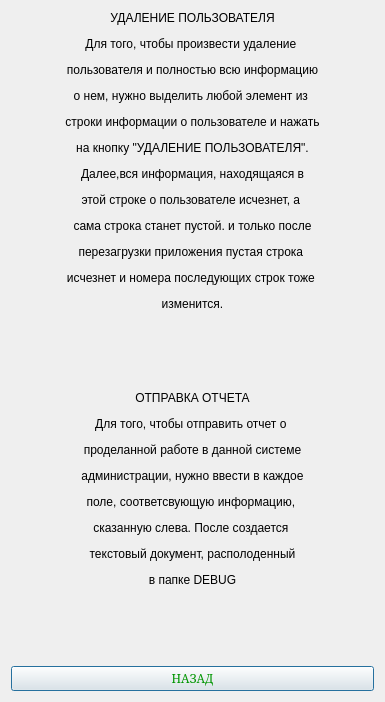
<?xml version="1.0" encoding="UTF-8"?>
<ui version="4.0">
 <class>sspravkapol</class>
 <widget class="QDialog" name="sspravkapol">
  <property name="geometry">
   <rect>
    <x>0</x>
    <y>0</y>
    <width>385</width>
    <height>702</height>
   </rect>
  </property>
  <property name="windowTitle">
   <string>продолжение пользовательской информации</string>
  </property>
  <layout class="QVBoxLayout" name="verticalLayout">
   <item>
    <widget class="QLabel" name="label">
     <property name="sizePolicy">
      <sizepolicy hsizetype="Minimum" vsizetype="Maximum">
       <horstretch>0</horstretch>
       <verstretch>0</verstretch>
      </sizepolicy>
     </property>
     <property name="styleSheet">
      <string notr="true">font: 75 10pt &quot;MS Sans Serif&quot;;</string>
     </property>
     <property name="text">
      <string>&lt;html&gt;&lt;head/&gt;&lt;body&gt;&lt;p align=&quot;center&quot;&gt;УДАЛЕНИЕ ПОЛЬЗОВАТЕЛЯ&lt;/p&gt;&lt;p align=&quot;center&quot;&gt;Для того, чтобы произвести удаление &lt;/p&gt;&lt;p align=&quot;center&quot;&gt;пользователя и полностью всю информацию&lt;/p&gt;&lt;p align=&quot;center&quot;&gt;о нем, нужно выделить любой элемент из &lt;/p&gt;&lt;p align=&quot;center&quot;&gt;строки информации о пользователе и нажать&lt;/p&gt;&lt;p align=&quot;center&quot;&gt;на кнопку &amp;quot;УДАЛЕНИЕ ПОЛЬЗОВАТЕЛЯ&amp;quot;.&lt;/p&gt;&lt;p align=&quot;center&quot;&gt;Далее,вся информация, находящаяся в&lt;/p&gt;&lt;p align=&quot;center&quot;&gt;этой строке о пользователе исчезнет, а &lt;/p&gt;&lt;p align=&quot;center&quot;&gt;сама строка станет пустой. и только после&lt;/p&gt;&lt;p align=&quot;center&quot;&gt;перезагрузки приложения пустая строка &lt;/p&gt;&lt;p align=&quot;center&quot;&gt;исчезнет и номера последующих строк тоже &lt;/p&gt;&lt;p align=&quot;center&quot;&gt;изменится.&lt;/p&gt;&lt;/body&gt;&lt;/html&gt;</string>
     </property>
    </widget>
   </item>
   <item>
    <spacer name="verticalSpacer">
     <property name="orientation">
      <enum>Qt::Vertical</enum>
     </property>
     <property name="sizeHint" stdset="0">
      <size>
       <width>20</width>
       <height>40</height>
      </size>
     </property>
    </spacer>
   </item>
   <item>
    <widget class="QLabel" name="label_2">
     <property name="sizePolicy">
      <sizepolicy hsizetype="Minimum" vsizetype="Maximum">
       <horstretch>0</horstretch>
       <verstretch>0</verstretch>
      </sizepolicy>
     </property>
     <property name="styleSheet">
      <string notr="true">font: 75 10pt &quot;MS Sans Serif&quot;;</string>
     </property>
     <property name="text">
      <string>&lt;html&gt;&lt;head/&gt;&lt;body&gt;&lt;p align=&quot;center&quot;&gt;ОТПРАВКА ОТЧЕТА&lt;/p&gt;&lt;p align=&quot;center&quot;&gt;Для того, чтобы отправить отчет о &lt;/p&gt;&lt;p align=&quot;center&quot;&gt;проделанной работе в данной системе&lt;/p&gt;&lt;p align=&quot;center&quot;&gt; администрации, нужно ввести в каждое&lt;/p&gt;&lt;p align=&quot;center&quot;&gt; поле, соответсвующую информацию, &lt;/p&gt;&lt;p align=&quot;center&quot;&gt;сказанную слева. После создается &lt;/p&gt;&lt;p align=&quot;center&quot;&gt;текстовый документ, располоденный&lt;/p&gt;&lt;p align=&quot;center&quot;&gt; в папке DEBUG&lt;/p&gt;&lt;/body&gt;&lt;/html&gt;</string>
     </property>
    </widget>
   </item>
   <item>
    <spacer name="verticalSpacer_2">
     <property name="orientation">
      <enum>Qt::Vertical</enum>
     </property>
     <property name="sizeHint" stdset="0">
      <size>
       <width>20</width>
       <height>40</height>
      </size>
     </property>
    </spacer>
   </item>
   <item>
    <widget class="QPushButton" name="pushButton">
     <property name="font">
      <font>
       <family>MS Serif</family>
       <pointsize>9</pointsize>
      </font>
     </property>
     <property name="styleSheet">
      <string notr="true">color: rgb(0, 149, 0);</string>
     </property>
     <property name="text">
      <string>НАЗАД</string>
     </property>
    </widget>
   </item>
  </layout>
 </widget>
 <resources/>
 <connections>
  <connection>
   <sender>pushButton</sender>
   <signal>clicked()</signal>
   <receiver>sspravkapol</receiver>
   <slot>close()</slot>
   <hints>
    <hint type="sourcelabel">
     <x>305</x>
     <y>683</y>
    </hint>
    <hint type="destinationlabel">
     <x>326</x>
     <y>652</y>
    </hint>
   </hints>
  </connection>
 </connections>
</ui>
